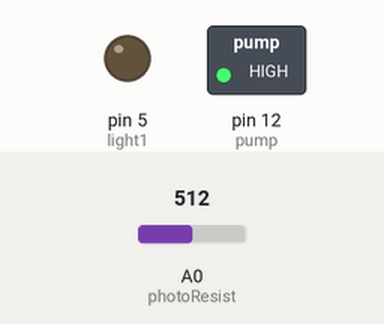
The sketch below on a simulated Arduino Uno, built with avr-gcc and run on an emulated ATmega328P. Shown: switched loads named in the sketch (green lamp = pin HIGH), output pins drawn as LEDs (lit = HIGH). Inputs (shaded band) come from the test bench; at power-on: A0 (photoResist) = 512. What the sketch prints to the serial monitor is not drawn.

Above: at 1.2 s.
1.3 s: A0 (photoResist) set to 268
4.0 s: A0 (photoResist) set to 241
At 5.2 s:
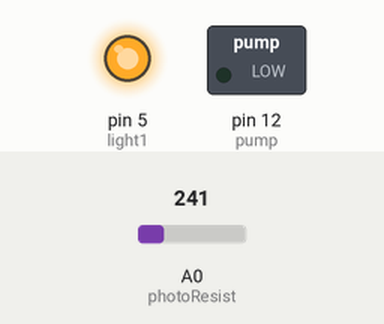
5.5 s: A0 (photoResist) set to 260
At 6.5 s:
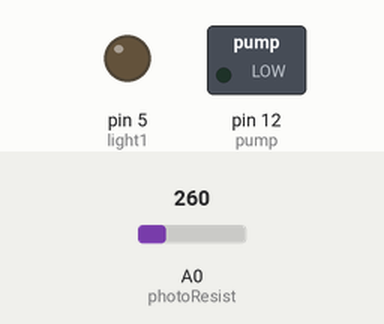
7.0 s: A0 (photoResist) set to 240
At 23.5 s:
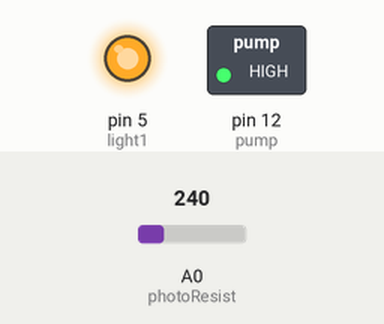
Timing chart, 0 to 47.7 s (numbered marks = the images above; inputs shaded):
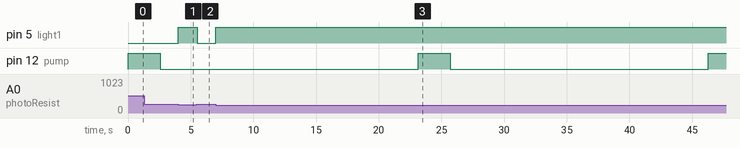

The sketch:

hydroponics.ino
```cpp
int photoResist = A0; // select the input pin for LDR
int lightamount = 0; // variable to store the value coming from the sensor
int pump = 12; //water pump
int light1 = 5;//actual light

void setup() {
  pinMode(pump, OUTPUT);
  pinMode(light1, OUTPUT);
  Serial.begin(9600); //sets serial port for communication
}
void loop() {

  digitalWrite(pump, HIGH); //pump on
  for (int i=0;i<250;i++){ //continuous reading of light for 3 sec
    lightamount = analogRead(photoResist); // read the value from the sensor
    Serial.println(lightamount); //prints the values coming from the sensor on the screen
    delay(10); //10ms delay between readings
    if (lightamount<250){ //if too dark turn light on otherwise keep light off
     digitalWrite(light1, HIGH);
    }else{
      digitalWrite(light1, LOW);
    }
  }
  digitalWrite(pump, LOW); //pump off
  for (int i=0;i<2000;i++){ //continuous reading of light for 3 sec
    lightamount = analogRead(photoResist); // read the value from the sensor
    Serial.println(lightamount); //prints the values coming from the sensor on the screen
    delay(10); //10ms delay between readings
    if (lightamount<250){ //if too dark turn light on otherwise keep light off
     digitalWrite(light1, HIGH);
    }else{
      digitalWrite(light1, LOW);
    }

  }

}
```

Measured:
- the behaviour switches between 250 and 249 on A0 (photoResist) (found by bisection; images 0 and 1)
- after the input at 4.0 s, pin 5 (light1): LOW → HIGH at once
- after the input at 5.5 s, pin 5 (light1): HIGH → LOW at once
- after the input at 7.0 s, pin 5 (light1): LOW → HIGH at once
